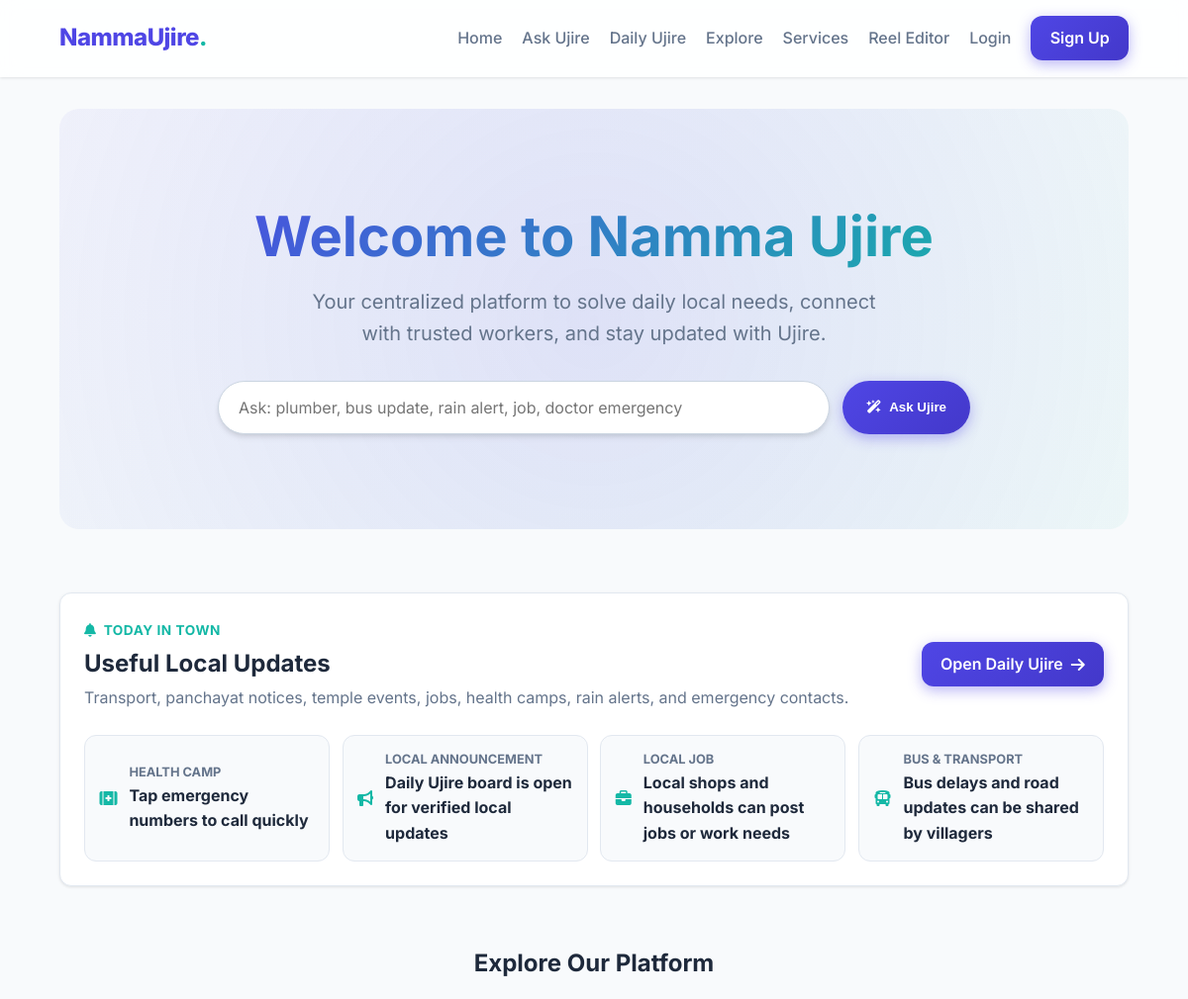
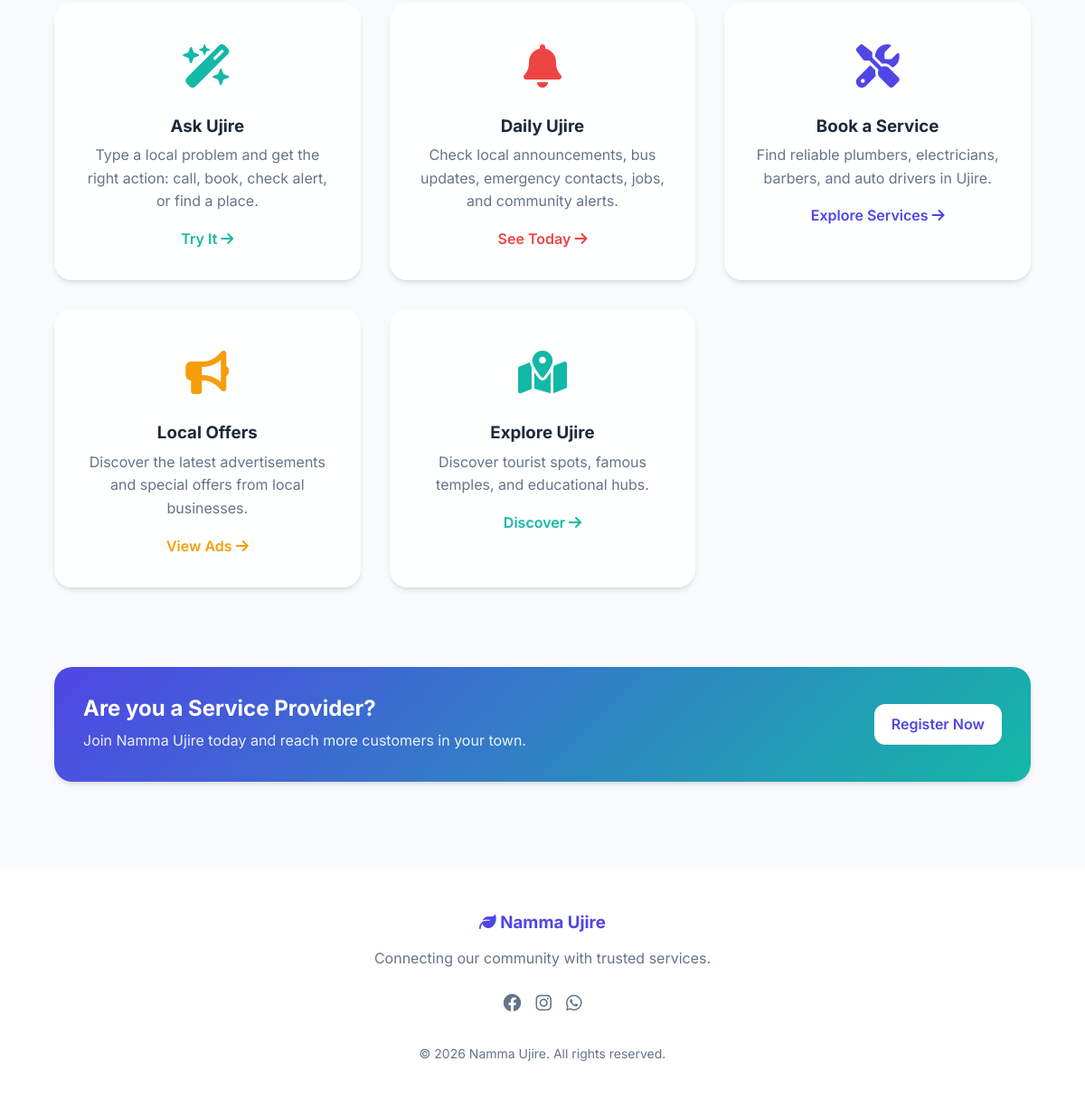
The page / on the database its author committed (2 pictures, top to bottom).
### core/models.py (models this page shows, shortened)
class LocalUpdate(models.Model):
    class Category(models.TextChoices):
        ANNOUNCEMENT = 'ANNOUNCEMENT', 'Local announcement'
        BUS = 'BUS', 'Bus & transport'
        TEMPLE = 'TEMPLE', 'Temple & festival'
        HEALTH = 'HEALTH', 'Health camp'
        FARMER = 'FARMER', 'Farmer update'
        SCHOOL = 'SCHOOL', 'School & college'
        PANCHAYAT = 'PANCHAYAT', 'Panchayat notice'
        JOB = 'JOB', 'Local job'
        MARKET = 'MARKET', 'Buy & sell'
        WEATHER = 'WEATHER', 'Rain & weather'
    class Status(models.TextChoices):
        PENDING = 'PENDING', 'Pending review'
        PUBLISHED = 'PUBLISHED', 'Published'
        REJECTED = 'REJECTED', 'Rejected'
    CATEGORY_ICONS = {
        Category.ANNOUNCEMENT: 'fa-solid fa-bullhorn',
        Category.BUS: 'fa-solid fa-bus',
        Category.TEMPLE: 'fa-solid fa-gopuram',
        Category.HEALTH: 'fa-solid fa-kit-medical',
        Category.FARMER: 'fa-solid fa-seedling',
        Category.SCHOOL: 'fa-solid fa-graduation-cap',
        Category.PANCHAYAT: 'fa-solid fa-building-columns',
        Category.JOB: 'fa-solid fa-briefcase',
        Category.MARKET: 'fa-solid fa-store',
        Category.WEATHER: 'fa-solid fa-cloud-rain',
    }
    title = models.CharField(max_length=160)
    category = models.CharField(max_length=20, choices=Category.choices)
    description = models.TextField()
    location = models.CharField(max_length=120, blank=True)
    contact_name = models.CharField(max_length=80, blank=True)
    contact_phone = models.CharField(max_length=15, blank=True)
    event_datetime = models.DateTimeField(blank=True, null=True)
    valid_until = models.DateField(blank=True, null=True)
    is_urgent = models.BooleanField(default=False)
    is_pinned = models.BooleanField(default=False)
    status = models.CharField(max_length=20, choices=Status.choices, default=Status.PENDING)
    submitted_by = models.ForeignKey(
        settings.AUTH_USER_MODEL,
        on_delete=models.SET_NULL,
        blank=True,
        null=True,
        related_name='submitted_local_updates',
    )
    generated_from = models.ForeignKey(
        'RecurringLocalUpdate',
        on_delete=models.SET_NULL,
        blank=True,
        null=True,
        related_name='generated_updates',
    )
    generated_for = models.DateField(blank=True, null=True)
    created_at = models.DateTimeField(auto_now_add=True)
    updated_at = models.DateTimeField(auto_now=True)
    class Meta:
        ordering = ['-is_urgent', '-is_pinned', 'event_datetime', '-created_at']
    @classmethod
    def published(cls):
        today = timezone.localdate()
        return cls.objects.filter(status=cls.Status.PUBLISHED).filter(
            models.Q(valid_until__isnull=True) | models.Q(valid_until__gte=today)
        )
    @property
    def icon_class(self):
        return self.CATEGORY_ICONS.get(self.category, 'fa-solid fa-circle-info')

### core/views.py (the view)
# urls.py: path('', core_views.home, name='home'),
def home(request):
    daily_highlights = LocalUpdate.published()[:4]
    emergency_contacts = EmergencyContact.objects.filter(is_active=True)[:3]
    return render(request, 'core/home.html', {
        'daily_highlights': daily_highlights,
        'home_emergency_contacts': emergency_contacts,
    })

### core/templates/core/home.html (shortened to what this page needs)
{% extends 'base.html' %}
{% load static %}
{% block content %}
<div class="hero animate-fade-in-up">
    <h1>Welcome to Namma Ujire</h1>
    <p>Your centralized platform to solve daily local needs, connect with trusted workers, and stay updated with Ujire.</p>
    <form action="{% url 'ask_ujire' %}" method="GET" class="home-ask-form">
        <input type="search" name="q" class="form-control" placeholder="Ask: plumber, bus update, rain alert, job, doctor emergency">
        <button class="btn btn-primary" type="submit"><i class="fa-solid fa-wand-magic-sparkles"></i> Ask Ujire</button>
    </form>
</div>
<div class="container animate-fade-in-up" style="animation-delay: 0.1s;">
    <div class="home-daily-panel">
        <div class="section-heading">
            <div>
                <span class="section-kicker"><i class="fa-solid fa-bell"></i> Today in town</span>
                <h2>Useful Local Updates</h2>
                <p class="text-muted">Transport, panchayat notices, temple events, jobs, health camps, rain alerts, and emergency contacts.</p>
            </div>
            <a href="{% url 'daily_hub' %}" class="btn btn-primary">Open Daily Ujire <i class="fa-solid fa-arrow-right"></i></a>
        </div>
        <div class="daily-preview-grid">
            {% for update in daily_highlights %}
            <a href="{% url 'daily_hub' %}#update-{{ update.id }}" class="daily-preview-item">
                <i class="{{ update.icon_class }}"></i>
                <div>
                    <span>{{ update.get_category_display }}</span>
                    <strong>{{ update.title }}</strong>
                </div>
            </a>
            {% endfor %}
        </div>
    </div>
</div>
<div class="container animate-fade-in-up" style="animation-delay: 0.2s;">
    <h2 class="text-center mb-6">Explore Our Platform</h2>
    <div class="grid grid-cols-3">
        <a href="{% url 'ask_ujire' %}" class="glass-card text-center" style="color: inherit;">
            <div style="font-size: 3rem; color: var(--secondary); margin-bottom: 1rem;">
                <i class="fa-solid fa-wand-magic-sparkles"></i>
            </div>
            <h3>Ask Ujire</h3>
            <p class="text-muted mt-2">Type a local problem and get the right action: call, book, check alert, or find a place.</p>
            <div class="mt-4" style="font-weight: 600; color: var(--secondary);">Try It <i class="fa-solid fa-arrow-right"></i></div>
        </a>
        <a href="{% url 'daily_hub' %}" class="glass-card text-center" style="color: inherit;">
            <div style="font-size: 3rem; color: var(--danger); margin-bottom: 1rem;">
                <i class="fa-solid fa-bell"></i>
            </div>
            <h3>Daily Ujire</h3>
            <p class="text-muted mt-2">Check local announcements, bus updates, emergency contacts, jobs, and community alerts.</p>
            <div class="mt-4" style="font-weight: 600; color: var(--danger);">See Today <i class="fa-solid fa-arrow-right"></i></div>
        </a>
        <a href="{% url 'services_list' %}" class="glass-card text-center" style="color: inherit;">
            <div style="font-size: 3rem; color: var(--primary); margin-bottom: 1rem;">
                <i class="fa-solid fa-tools"></i>
            </div>
            <h3>Book a Service</h3>
            <p class="text-muted mt-2">Find reliable plumbers, electricians, barbers, and auto drivers in Ujire.</p>
            <div class="mt-4 text-primary" style="font-weight: 600; color: var(--primary);">Explore Services <i class="fa-solid fa-arrow-right"></i></div>
        </a>
        <a href="#" class="glass-card text-center" style="color: inherit;">
            <div style="font-size: 3rem; color: var(--warning); margin-bottom: 1rem;">
                <i class="fa-solid fa-bullhorn"></i>
            </div>
            <h3>Local Offers</h3>
            <p class="text-muted mt-2">Discover the latest advertisements and special offers from local businesses.</p>
            <div class="mt-4" style="font-weight: 600; color: var(--warning);">View Ads <i class="fa-solid fa-arrow-right"></i></div>
        </a>
        <a href="{% url 'locations:explore_index' %}" class="glass-card text-center" style="color: inherit;">
            <div style="font-size: 3rem; color: var(--secondary); margin-bottom: 1rem;">
                <i class="fa-solid fa-map-location-dot"></i>
            </div>
            <h3>Explore Ujire</h3>
            <p class="text-muted mt-2">Discover tourist spots, famous temples, and educational hubs.</p>
            <div class="mt-4" style="font-weight: 600; color: var(--secondary);">Discover <i class="fa-solid fa-arrow-right"></i></div>
        </a>
    </div>
</div>
<div class="container mt-6">
    <div class="glass-card flex items-center justify-between" style="background: linear-gradient(135deg, var(--primary), var(--secondary)); color: white; border: none;">
        <div>
            <h2 style="color: white;">Are you a Service Provider?</h2>
            <p style="opacity: 0.9;">Join Namma Ujire today and reach more customers in your town.</p>
        </div>
        <a href="{% url 'register' %}?role=provider" class="btn" style="background: white; color: var(--primary) !important;">Register Now</a>
    </div>
</div>
{% endblock %}

### rows shown on the page
LocalUpdate: category "HEALTH CAMP", title "Tap emergency numbers to call quickly"
LocalUpdate: category "LOCAL ANNOUNCEMENT", title "Daily Ujire board is open for verified local updates"
LocalUpdate: category "LOCAL JOB", title "Local shops and households can post jobs or work needs"
LocalUpdate: category "BUS & TRANSPORT", title "Bus delays and road updates can be shared by villagers"
